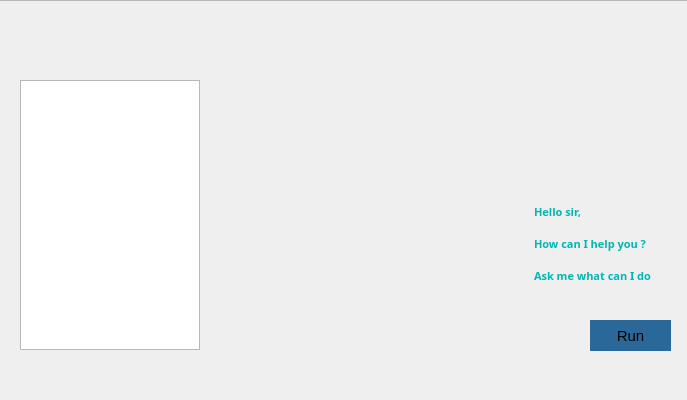
<?xml version="1.0" encoding="UTF-8"?>
<ui version="4.0">
 <class>Jarvis_Ai_Assistant</class>
 <widget class="QMainWindow" name="Jarvis_Ai_Assistant">
  <property name="windowModality">
   <enum>Qt::ApplicationModal</enum>
  </property>
  <property name="geometry">
   <rect>
    <x>0</x>
    <y>0</y>
    <width>687</width>
    <height>400</height>
   </rect>
  </property>
  <property name="sizePolicy">
   <sizepolicy hsizetype="Fixed" vsizetype="Fixed">
    <horstretch>0</horstretch>
    <verstretch>0</verstretch>
   </sizepolicy>
  </property>
  <property name="minimumSize">
   <size>
    <width>687</width>
    <height>400</height>
   </size>
  </property>
  <property name="maximumSize">
   <size>
    <width>687</width>
    <height>400</height>
   </size>
  </property>
  <property name="windowTitle">
   <string>Jarvis_Ai_Assistant</string>
  </property>
  <property name="windowIcon">
   <iconset>
    <normaloff>imageedit_91_6635454523.png</normaloff>imageedit_91_6635454523.png</iconset>
  </property>
  <property name="iconSize">
   <size>
    <width>36</width>
    <height>36</height>
   </size>
  </property>
  <widget class="QWidget" name="centralwidget">
   <property name="sizePolicy">
    <sizepolicy hsizetype="Fixed" vsizetype="Minimum">
     <horstretch>0</horstretch>
     <verstretch>0</verstretch>
    </sizepolicy>
   </property>
   <property name="maximumSize">
    <size>
     <width>687</width>
     <height>400</height>
    </size>
   </property>
   <widget class="QLabel" name="background_gif">
    <property name="geometry">
     <rect>
      <x>-10</x>
      <y>0</y>
      <width>711</width>
      <height>401</height>
     </rect>
    </property>
    <property name="statusTip">
     <string/>
    </property>
    <property name="styleSheet">
     <string notr="true"/>
    </property>
    <property name="frameShape">
     <enum>QFrame::StyledPanel</enum>
    </property>
    <property name="text">
     <string/>
    </property>
    <property name="pixmap">
     <pixmap>../../../Downloads/ezgif-3-5c1cdc1da873.gif</pixmap>
    </property>
   </widget>
   <widget class="QPushButton" name="run_button">
    <property name="geometry">
     <rect>
      <x>590</x>
      <y>320</y>
      <width>81</width>
      <height>31</height>
     </rect>
    </property>
    <property name="font">
     <font>
      <pointsize>11</pointsize>
     </font>
    </property>
    <property name="autoFillBackground">
     <bool>false</bool>
    </property>
    <property name="styleSheet">
     <string notr="true">background-color: rgb(21, 50, 50);
background-color: rgb(43, 104, 154);
border-radius:none;</string>
    </property>
    <property name="text">
     <string>Run</string>
    </property>
   </widget>
   <widget class="QLabel" name="cmd_border">
    <property name="geometry">
     <rect>
      <x>510</x>
      <y>170</y>
      <width>171</width>
      <height>131</height>
     </rect>
    </property>
    <property name="text">
     <string/>
    </property>
    <property name="pixmap">
     <pixmap>../../../Downloads/imageedit_76_8230725375.png</pixmap>
    </property>
    <property name="scaledContents">
     <bool>true</bool>
    </property>
   </widget>
   <widget class="QLabel" name="footer">
    <property name="geometry">
     <rect>
      <x>0</x>
      <y>360</y>
      <width>701</width>
      <height>41</height>
     </rect>
    </property>
    <property name="text">
     <string/>
    </property>
    <property name="pixmap">
     <pixmap>../../../Downloads/imageedit_68_4334097749.png</pixmap>
    </property>
    <property name="scaledContents">
     <bool>true</bool>
    </property>
   </widget>
   <widget class="QLabel" name="header">
    <property name="geometry">
     <rect>
      <x>0</x>
      <y>0</y>
      <width>691</width>
      <height>41</height>
     </rect>
    </property>
    <property name="text">
     <string/>
    </property>
    <property name="pixmap">
     <pixmap>../../../Downloads/imageedit_74_7199871132.png</pixmap>
    </property>
    <property name="scaledContents">
     <bool>true</bool>
    </property>
   </widget>
   <widget class="QTextEdit" name="textEdit">
    <property name="geometry">
     <rect>
      <x>530</x>
      <y>200</y>
      <width>131</width>
      <height>91</height>
     </rect>
    </property>
    <property name="font">
     <font>
      <family>Yu Gothic Light</family>
     </font>
    </property>
    <property name="styleSheet">
     <string notr="true">background:transparent;border:none;</string>
    </property>
    <property name="html">
     <string>&lt;!DOCTYPE HTML PUBLIC &quot;-//W3C//DTD HTML 4.0//EN&quot; &quot;http://www.w3.org/TR/REC-html40/strict.dtd&quot;&gt;
&lt;html&gt;&lt;head&gt;&lt;meta name=&quot;qrichtext&quot; content=&quot;1&quot; /&gt;&lt;style type=&quot;text/css&quot;&gt;
p, li { white-space: pre-wrap; }
&lt;/style&gt;&lt;/head&gt;&lt;body style=&quot; font-family:'Yu Gothic Light'; font-size:8.25pt; font-weight:400; font-style:normal;&quot;&gt;
&lt;p style=&quot; margin-top:0px; margin-bottom:0px; margin-left:0px; margin-right:0px; -qt-block-indent:0; text-indent:0px;&quot;&gt;&lt;span style=&quot; font-family:'MS Shell Dlg 2'; font-weight:600; color:#01b6b3;&quot;&gt;Hello sir,&lt;/span&gt;&lt;/p&gt;
&lt;p style=&quot;-qt-paragraph-type:empty; margin-top:0px; margin-bottom:0px; margin-left:0px; margin-right:0px; -qt-block-indent:0; text-indent:0px; font-family:'MS Shell Dlg 2'; font-weight:600; color:#01b6b3;&quot;&gt;&lt;br /&gt;&lt;/p&gt;
&lt;p style=&quot; margin-top:0px; margin-bottom:0px; margin-left:0px; margin-right:0px; -qt-block-indent:0; text-indent:0px;&quot;&gt;&lt;span style=&quot; font-family:'MS Shell Dlg 2'; font-weight:600; color:#01b6b3;&quot;&gt;How can I help you ?&lt;/span&gt;&lt;/p&gt;
&lt;p style=&quot;-qt-paragraph-type:empty; margin-top:0px; margin-bottom:0px; margin-left:0px; margin-right:0px; -qt-block-indent:0; text-indent:0px; font-family:'MS Shell Dlg 2'; font-weight:600; color:#01b6b3;&quot;&gt;&lt;br /&gt;&lt;/p&gt;
&lt;p style=&quot; margin-top:0px; margin-bottom:0px; margin-left:0px; margin-right:0px; -qt-block-indent:0; text-indent:0px;&quot;&gt;&lt;span style=&quot; font-family:'MS Shell Dlg 2'; font-weight:600; color:#01b6b3;&quot;&gt;Ask me what can I do&lt;/span&gt;&lt;/p&gt;&lt;/body&gt;&lt;/html&gt;</string>
    </property>
   </widget>
   <widget class="QListWidget" name="listWidget">
    <property name="enabled">
     <bool>true</bool>
    </property>
    <property name="geometry">
     <rect>
      <x>20</x>
      <y>80</y>
      <width>180</width>
      <height>270</height>
     </rect>
    </property>
    <property name="sizePolicy">
     <sizepolicy hsizetype="Fixed" vsizetype="Fixed">
      <horstretch>0</horstretch>
      <verstretch>0</verstretch>
     </sizepolicy>
    </property>
    <property name="maximumSize">
     <size>
      <width>180</width>
      <height>270</height>
     </size>
    </property>
    <property name="sizeIncrement">
     <size>
      <width>180</width>
      <height>0</height>
     </size>
    </property>
    <property name="baseSize">
     <size>
      <width>180</width>
      <height>0</height>
     </size>
    </property>
    <property name="focusPolicy">
     <enum>Qt::StrongFocus</enum>
    </property>
    <property name="contextMenuPolicy">
     <enum>Qt::DefaultContextMenu</enum>
    </property>
    <property name="acceptDrops">
     <bool>false</bool>
    </property>
    <property name="autoFillBackground">
     <bool>false</bool>
    </property>
    <property name="styleSheet">
     <string notr="true">background:transparent;border:none;
gridline-color: transparent;
selection-background-color:transparent;
color: rgb(1, 182, 179);

QScrollBar::handle:vertical{
	background:pink;
}</string>
    </property>
    <property name="frameShape">
     <enum>QFrame::StyledPanel</enum>
    </property>
    <property name="verticalScrollBarPolicy">
     <enum>Qt::ScrollBarAlwaysOff</enum>
    </property>
    <property name="horizontalScrollBarPolicy">
     <enum>Qt::ScrollBarAlwaysOff</enum>
    </property>
    <property name="sizeAdjustPolicy">
     <enum>QAbstractScrollArea::AdjustIgnored</enum>
    </property>
    <property name="autoScroll">
     <bool>true</bool>
    </property>
    <property name="autoScrollMargin">
     <number>100</number>
    </property>
    <property name="tabKeyNavigation">
     <bool>true</bool>
    </property>
    <property name="showDropIndicator" stdset="0">
     <bool>true</bool>
    </property>
    <property name="defaultDropAction">
     <enum>Qt::CopyAction</enum>
    </property>
    <property name="verticalScrollMode">
     <enum>QAbstractItemView::ScrollPerItem</enum>
    </property>
    <property name="movement">
     <enum>QListView::Free</enum>
    </property>
    <property name="isWrapping" stdset="0">
     <bool>false</bool>
    </property>
    <property name="spacing">
     <number>-3</number>
    </property>
    <property name="wordWrap">
     <bool>false</bool>
    </property>
    <property name="currentRow">
     <number>-1</number>
    </property>
   </widget>
   <widget class="QLabel" name="label">
    <property name="geometry">
     <rect>
      <x>520</x>
      <y>60</y>
      <width>151</width>
      <height>101</height>
     </rect>
    </property>
    <property name="maximumSize">
     <size>
      <width>151</width>
      <height>101</height>
     </size>
    </property>
    <property name="text">
     <string/>
    </property>
    <property name="pixmap">
     <pixmap>I_made_a_copy_of_5.gif</pixmap>
    </property>
    <property name="scaledContents">
     <bool>true</bool>
    </property>
   </widget>
  </widget>
 </widget>
 <resources/>
 <connections/>
</ui>
